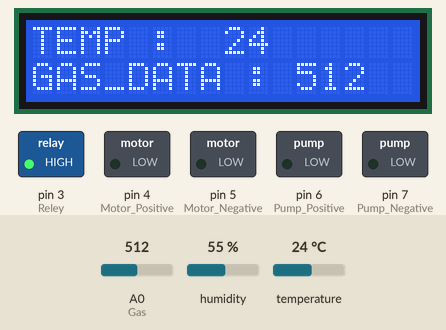
Bench run of a sketch on a simulated Arduino Uno, built with avr-gcc and run on an emulated ATmega328P. Shown: 16×2 character LCD, switched loads named in the sketch (green lamp = pin HIGH). The inputs (shaded band) are chosen by the test bench; at power-on: temperature 24 °C, A0 (Gas) = 512, humidity 55 %. What the sketch prints to the serial monitor is not drawn.

Above: at 6.2 s.
6.3 s: temperature set to 33 °C
At 7.57 s:
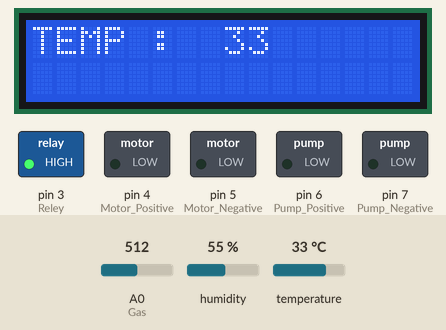
12.8 s: temperature set to 36 °C
At 17.0 s:
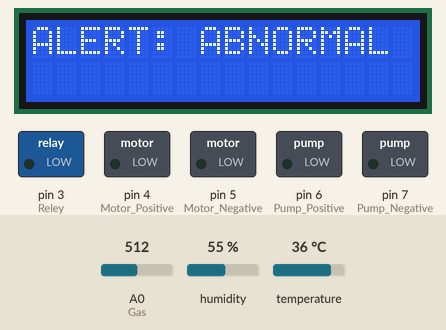
27.2 s: A0 (Gas) set to 716
At 31.4 s:
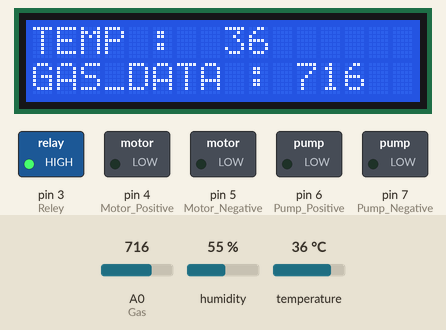
Timing chart, 0 to 38.6 s (numbered marks = the images above; inputs shaded):
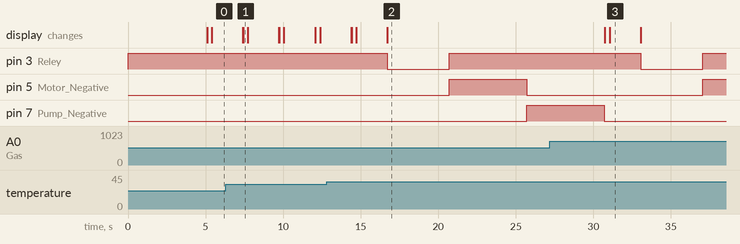

Measured:
- the behaviour switches between 34 and 35 °C on temperature (found by bisection; images 1 and 2)
- after the input at 12.8 s, pin 3 (Reley): HIGH → LOW after 3.9 s, → HIGH 4.0 s later; pin 5 (Motor_Negative): LOW → HIGH after 7.9 s, → LOW 5.0 s later; pin 7 (Pump_Negative): LOW → HIGH after 12.9 s

The sketch:

sketch_jul03a.ino
```cpp
#include <LiquidCrystal.h>
#include "DHT.h"
#define DHTPIN 2
#define DHTTYPE DHT11
DHT dht(DHTPIN, DHTTYPE);

#define Gas A0
#define Reley 3

#define Motor_Positive 4
#define Motor_Negative 5
#define Pump_Positive 6
#define Pump_Negative 7

LiquidCrystal lcd(13, 12, 11, 10, 9, 8);
void Reley_Fun();
void motor();

void setup() {

  Serial.begin(9600);
  dht.begin();
  pinMode(Gas, INPUT);

  pinMode(Reley, OUTPUT);
//  digitalWrite(Reley, LOW);
digitalWrite(Reley, HIGH);
  pinMode(Motor_Positive, OUTPUT);
  pinMode(Motor_Negative, OUTPUT);
  pinMode(Pump_Positive, OUTPUT);
  pinMode(Pump_Negative, OUTPUT);

  lcd.begin(16, 2);
  lcd.clear();
  lcd.print("POULTRY MONITOR");
  delay(5000);
  lcd.clear();
}

void loop() {
  digitalWrite(Reley, HIGH);
  int temperature = dht.readTemperature();
  Serial.print("Temperature: ");
  Serial.print(temperature);
  Serial.println(" C");

  lcd.setCursor(0, 0);
  lcd.print("TEMP :");
  lcd.setCursor(8, 0);
  lcd.print(temperature);
  delay(300);
  int gas_data = analogRead(Gas);
  Serial.println("gas_data");
  Serial.print(gas_data);

  lcd.setCursor(0, 1);
  lcd.print("GAS_DATA :");
  lcd.setCursor(11, 1);
  lcd.print(gas_data);
  delay(2000);
  lcd.clear();

  if (gas_data < 200 || temperature >= 35) {
    lcd.setCursor(0, 0);
    lcd.print("ALERT: ABNORMAL");
    Reley_Fun();
    lcd.clear();

  }
}
void Reley_Fun() {
  digitalWrite(Reley, LOW);// dc fan

  delay(4000);
  digitalWrite(Reley, HIGH);
  motor();
}
void motor() {
  digitalWrite(Motor_Positive, LOW); //front
  digitalWrite(Motor_Negative, HIGH);

  delay(5000);
  digitalWrite(Motor_Positive, LOW); //front
  digitalWrite(Motor_Negative, LOW);
  digitalWrite(Pump_Positive, LOW); //front
  digitalWrite(Pump_Negative, HIGH);
  delay(5000);
  digitalWrite(Pump_Positive, LOW); //front
  digitalWrite(Pump_Negative, LOW);
}
```
